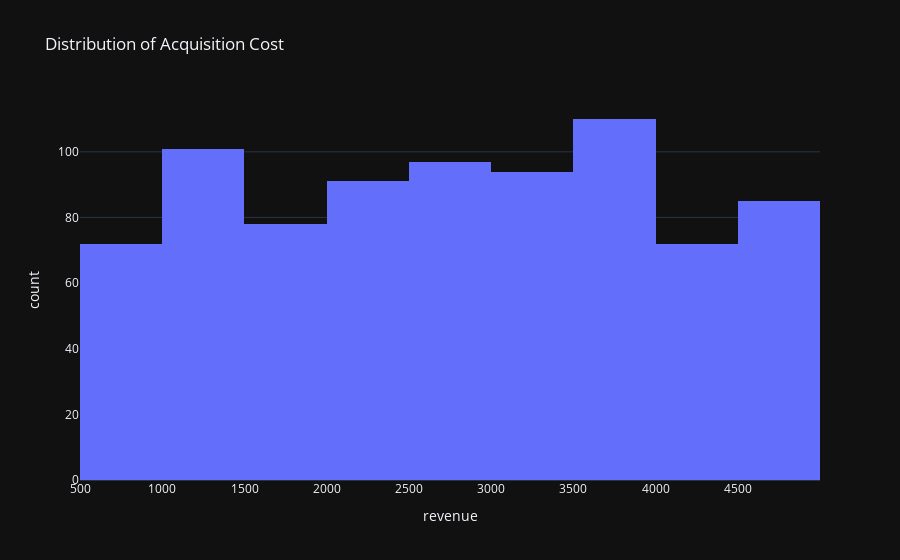

This figure's notebook cell:
### Code cell
fig = px.histogram(data , x = 'revenue', nbins = 20, title = 'Distribution of Acquisition Cost')
fig.show()

### Figure 1 — Plotly figure (JSON) as saved in the notebook; plotly's stock layout.template omitted (floating-point values rounded to 4 significant figures; data arrays with more than 128 entries replaced by an {"elided": "..."} marker saying what was removed)
{"data": [{"alignmentgroup": "True", "bingroup": "x", "hovertemplate": "revenue=%{x}<br>count=%{y}<extra></extra>", "legendgroup": "", "marker": {"color": "#636efa", "pattern": {"shape": ""}}, "name": "", "nbinsx": 20, "offsetgroup": "", "orientation": "v", "showlegend": false, "type": "histogram", "x": {"elided": "800 int values"}, "xaxis": "x", "yaxis": "y"}], "layout": {"autosize": true, "barmode": "relative", "legend": {"tracegroupgap": 0}, "title": {"text": "Distribution of Acquisition Cost"}, "xaxis": {"anchor": "y", "autorange": true, "domain": [0, 1], "range": [499.5, 5000.0], "title": {"text": "revenue"}, "type": "linear"}, "yaxis": {"anchor": "x", "autorange": true, "domain": [0, 1], "range": [0, 115.8], "title": {"text": "count"}}}}
